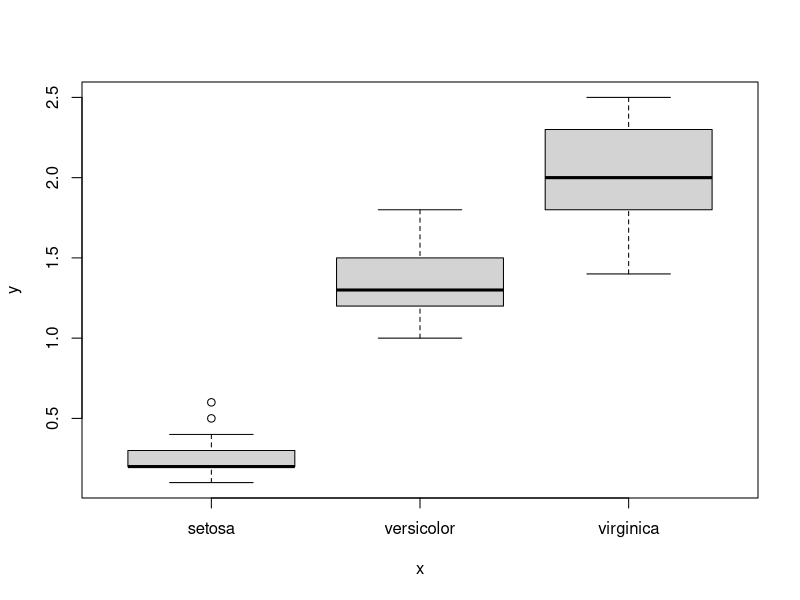
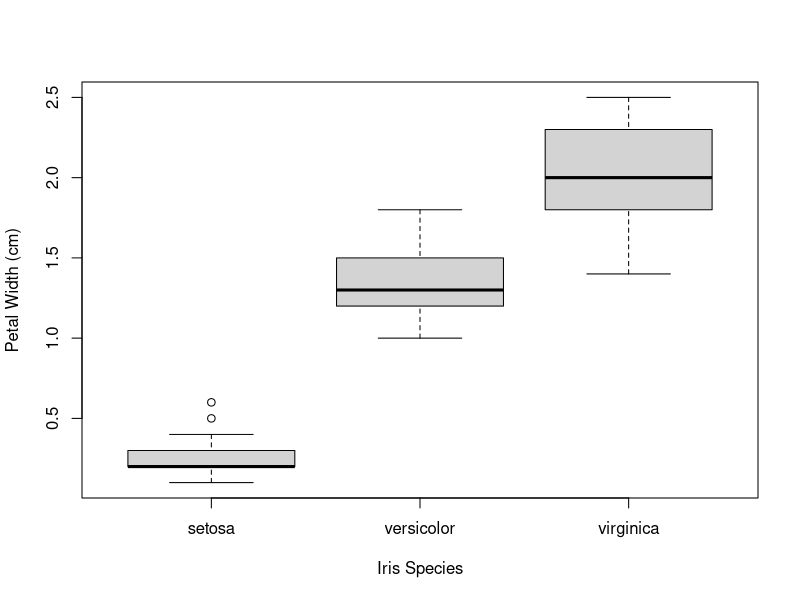
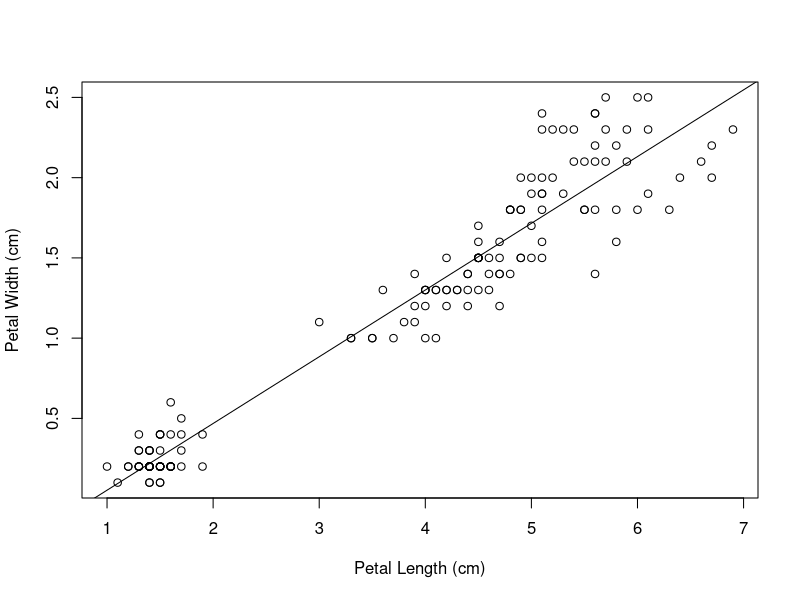

The R script that drew these images, in order:
data()
attach(iris) #attaching iris dataset to script
View(iris) #view dataset
names(iris) #names of variables/column headers
head(iris) #view first 6 observations
levels(Species) #shows levels within variable
summary(iris) #summary stats
str(iris)
plot(Species, Petal.Width) #basic graph
plot(Species, Petal.Width, xlab="Iris Species", ylab="Petal Width (cm)") #one categorical variable, created boxplot
plot(Petal.Length, Petal.Width, xlab="Petal Length (cm)", ylab="Petal Width (cm)") #plot with two quantitative variables, created a scatter plot
abline(lm(Petal.Width~Petal.Length)) #add a trendline
